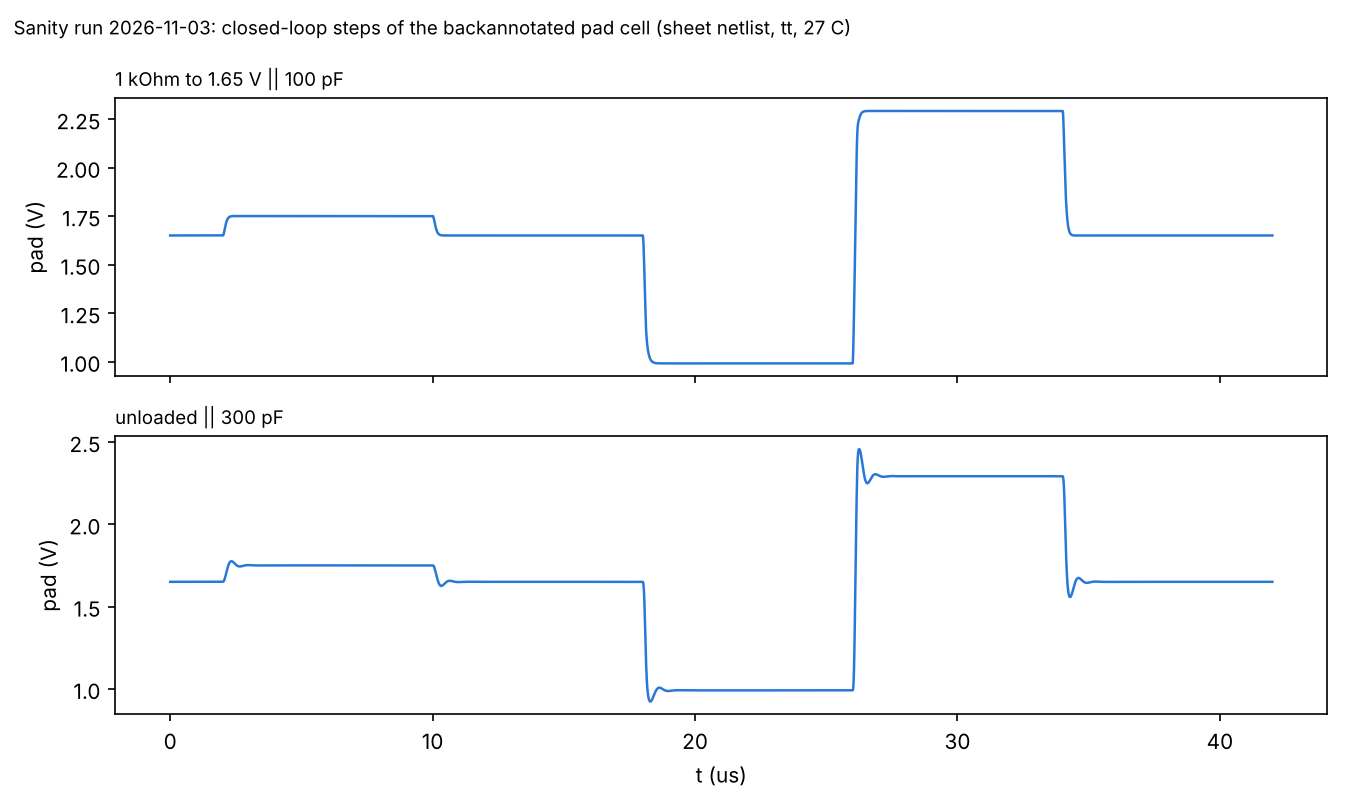

Source code (Python):
# step metrics as K's stage8.py (stepm): 10-90 % slew, overshoot, 1 % settling, ringing extrema > 0.2 %
import numpy as np, matplotlib; matplotlib.use('Agg'); import matplotlib.pyplot as plt
def stepm(t,v,t0,t1):
    m=(t>=t0)&(t<=t1); tt,vv=t[m],v[m]
    va=np.interp(t0-0.01e-6,t,v); vb=vv[-20:].mean(); dv=vb-va; n=(vv-va)/dv
    def cross(x):
        i=np.argmax(n>=x); return tt[i] if n[i]>=x else np.nan
    sr=0.8*abs(dv)/(cross(0.9)-cross(0.1))/1e6
    os_=max(0,(n.max()-1)*100)
    out=np.abs(n-1)>0.01; ts=(tt[np.where(out)[0][-1]]-t0)*1e6 if out.any() else 0
    i1=np.argmax(n>=1) if (n>=1).any() else len(n)-1; e=n[i1:]-1
    ext=[k for k in range(1,len(e)-1) if (e[k]-e[k-1])*(e[k+1]-e[k])<0 and abs(e[k])>0.002]
    return va,vb,sr,os_,ts,len(ext)
edges=[(2,10,'mid +0.1 V'),(10,18,'back to mid'),(18,26,'mid->bottom'),(26,34,'bottom->top'),(34,42,'top->mid')]
fig,axs=plt.subplots(2,1,figsize=(9,5.4),sharex=True)
with open('steps.txt','w') as o:
    for j,cl in enumerate(('1e-10','3e-10')):
        d=np.loadtxt(f'step_{cl}.dat'); t,y=d[:,0],d[:,1]
        axs[j].plot(t*1e6,y,lw=1.2,color='#2a78d6')
        axs[j].set_title('1 kOhm to 1.65 V || 100 pF' if cl=='1e-10' else 'unloaded || 300 pF',loc='left',fontsize=9); axs[j].set_ylabel('pad (V)')
        for t0,t1,name in edges:
            va,vb,sr,os_,ts,nr=stepm(t,y,t0*1e-6,t1*1e-6)
            line=f"{cl} {name:12s} {va:.3f}->{vb:.3f} V  SR {sr:.2f} V/us  overshoot {os_:.2f} %  ts1% {ts:.3f} us  ringing extrema {nr}"
            print(line); o.write(line+'\n')
axs[1].set_xlabel('t (us)')
fig.suptitle('Sanity run 2026-11-03: closed-loop steps of the backannotated pad cell (sheet netlist, tt, 27 C)',fontsize=9,x=0.01,ha='left')
fig.tight_layout(); fig.savefig('steps.png',dpi=150)
